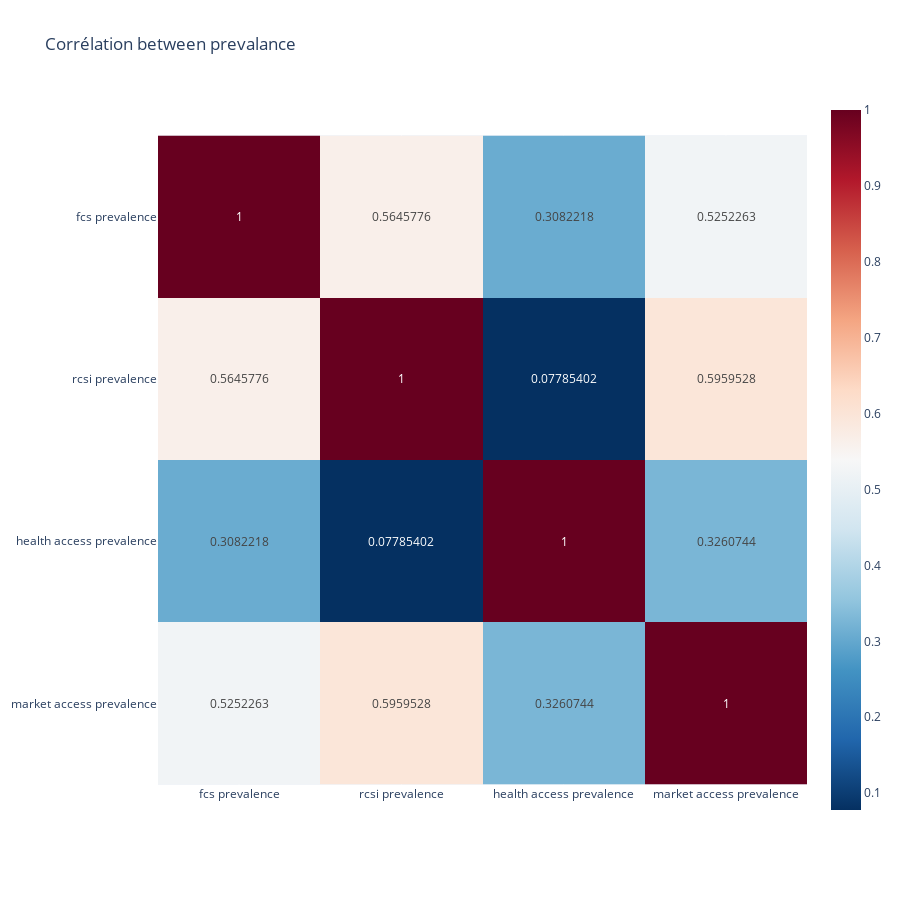

The notebook cell this image was saved under:
### Code cell
cols_prev = [
    "fcs prevalence",
    "rcsi prevalence",
    "health access prevalence",
    "market access prevalence"
]

fig = px.imshow(
    df_avg[cols_prev].corr(),
    text_auto=True,
    color_continuous_scale="RdBu_r",
    title="Corrélation between prevalance"
)
fig.update_layout(width=900, height=900)
fig.show()

### Figure 1 — Plotly figure (JSON) as saved in the notebook; plotly's stock layout.template omitted (floating-point values rounded to 4 significant figures)
{"data": [{"coloraxis": "coloraxis", "hovertemplate": "x: %{x}<br>y: %{y}<br>color: %{z}<extra></extra>", "name": "0", "texttemplate": "%{z}", "type": "heatmap", "x": ["fcs prevalence", "rcsi prevalence", "health access prevalence", "market access prevalence"], "xaxis": "x", "y": ["fcs prevalence", "rcsi prevalence", "health access prevalence", "market access prevalence"], "yaxis": "y", "z": [[1, 0.5646, 0.3082, 0.5252], [0.5646, 1, 0.07785, 0.596], [0.3082, 0.07785, 1, 0.3261], [0.5252, 0.596, 0.3261, 1]]}], "layout": {"coloraxis": {"colorscale": [[0, "rgb(5,48,97)"], [0.1, "rgb(33,102,172)"], [0.2, "rgb(67,147,195)"], [0.3, "rgb(146,197,222)"], [0.4, "rgb(209,229,240)"], [0.5, "rgb(247,247,247)"], [0.6, "rgb(253,219,199)"], [0.7, "rgb(244,165,130)"], [0.8, "rgb(214,96,77)"], [0.9, "rgb(178,24,43)"], [1, "rgb(103,0,31)"]]}, "height": 900, "title": {"text": "Corrélation between prevalance"}, "width": 900, "xaxis": {"anchor": "y", "constrain": "domain", "domain": [0, 1], "scaleanchor": "y"}, "yaxis": {"anchor": "x", "autorange": "reversed", "constrain": "domain", "domain": [0, 1]}}}
